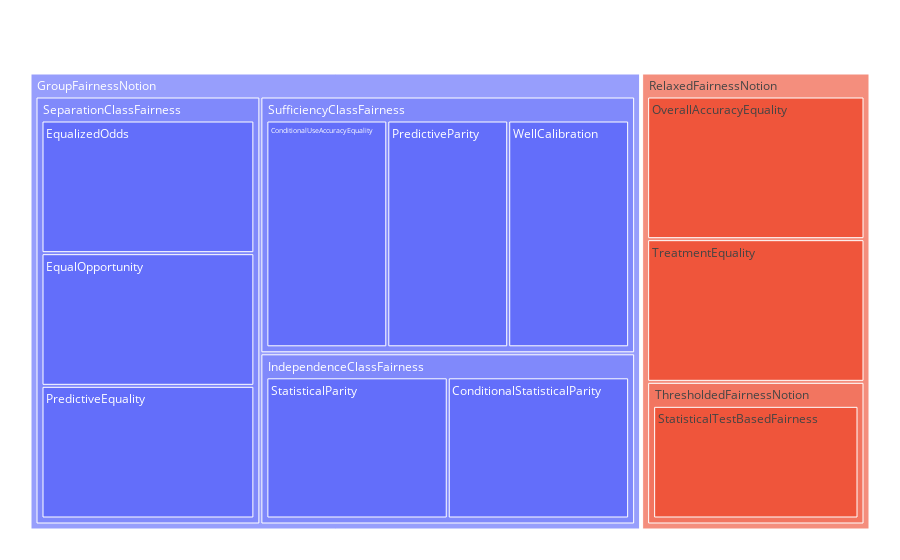

Here is the notebook cell this chart was saved with:
### Code cell
ontChart.add_fairness_ontology_chart()

### Figure 1 — Plotly figure (JSON) as saved in the notebook; plotly's stock layout.template omitted (floating-point values rounded to 4 significant figures)
{"data": [{"labels": ["GroupFairnessNotion", "IndependenceClassFairness", "StatisticalParity", "ConditionalStatisticalParity", "SeparationClassFairness", "EqualizedOdds", "EqualOpportunity", "PredictiveEquality", "SufficiencyClassFairness", "ConditionalUseAccuracyEquality", "PredictiveParity", "WellCalibration", "RelaxedFairnessNotion", "OverallAccuracyEquality", "TreatmentEquality", "ThresholdedFairnessNotion", "StatisticalTestBasedFairness"], "parents": ["", "GroupFairnessNotion", "IndependenceClassFairness", "IndependenceClassFairness", "GroupFairnessNotion", "SeparationClassFairness", "SeparationClassFairness", "SeparationClassFairness", "GroupFairnessNotion", "SufficiencyClassFairness", "SufficiencyClassFairness", "SufficiencyClassFairness", "", "RelaxedFairnessNotion", "RelaxedFairnessNotion", "RelaxedFairnessNotion", "ThresholdedFairnessNotion"], "type": "treemap"}], "layout": {"margin": {"b": 25, "l": 25, "r": 25, "t": 50}}}
